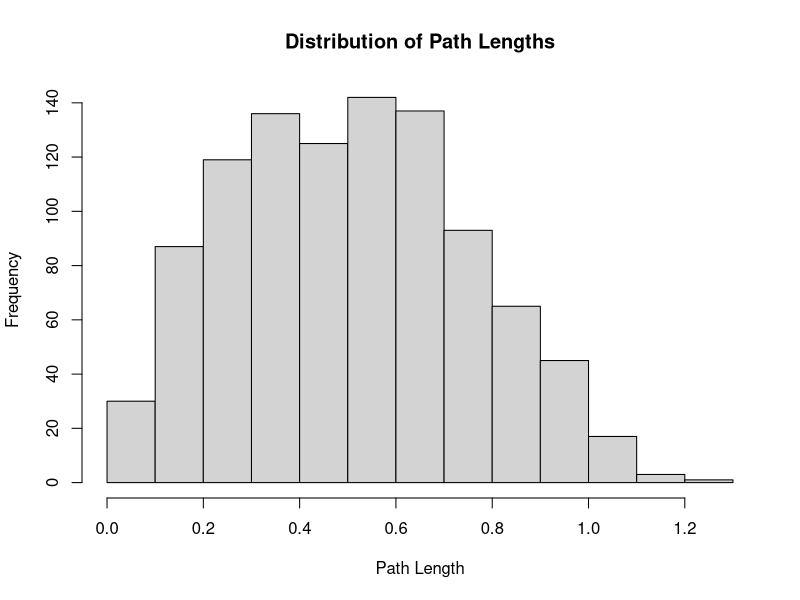

This chart was generated by the following R code:
# Kian Frawley 4/25/24 
# Below are the calculations for Math327 R Assignment Question 8
set.seed(123)#Set a seed for reproducibility of random results  
n <- 1000#Specify the number of points to simulate 
x1 <- runif(n)#Generate n random x-cord
y1 <- runif(n)#Generate n random y-cord
x2 <- runif(n)#Generate rand x-cord again
y2 <- runif(n)#Generate random y-cord again

path_lengths <- sqrt((x2 - x1)^2 + (y2 - y1)^2)#Calc dist between pairs of points 
mean_length <- mean(path_lengths)#Calc the mean of path lengths  
prob_long_path <- mean(path_lengths > 1)#Calc the probability of a path length exceeding 1 

print(mean_length)#Print the avg path length   
print(prob_long_path)#Print the prob of a path exceeding length 1 
hist(path_lengths, main = "Distribution of Path Lengths", xlab = "Path Length")#Create a histogram of the lengths 